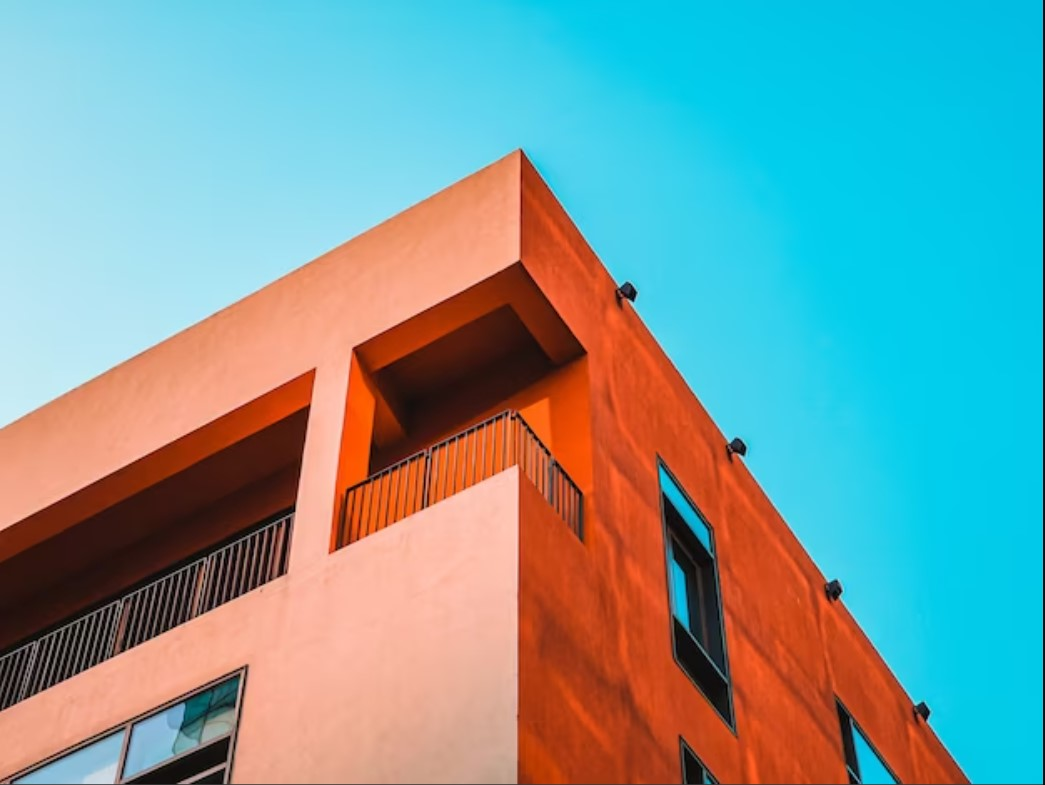
#> input picture 7 sem/PPMP/part1/5/angle.jpg, 1045 x 785 px
$ python lab5.py
#> lines starting #> are read from the running program, lines starting #| are printed output that depends on the picture; after the words box and inside, x2 and y2 are one past the last pixel; in counts of white or black regions, pixels touching at a corner belong together
#-------------------------------------------------------------------------------
# Name:        lab5
# Purpose:
#
# Author:      Ksenya
#
# Created:     24.10.2023
# Copyright:   (c) Ksenya 2023
# Licence:     <your licence>
#-------------------------------------------------------------------------------

import cv2
import numpy as np


# 1. Детекция углов с помощью детектора углов Харриса
angle_image = cv2.imread("angle.jpg")
#> angle_image is the input picture: shape (785, 1045, 3); mean B, G, R 156.6, 156.7, 121.2
gray = cv2.cvtColor(angle_image, cv2.COLOR_BGR2GRAY)
gray = np.float32(gray)
normalized = cv2.normalize(gray, None, 0.0, 1.0, cv2.NORM_MINMAX)
corners = cv2.cornerHarris(normalized, blockSize=2, ksize=3, k=0.04) #ядро собеля для вычисления градиентов, чувствительность к угловым точкам
corners = cv2.dilate(corners, None)
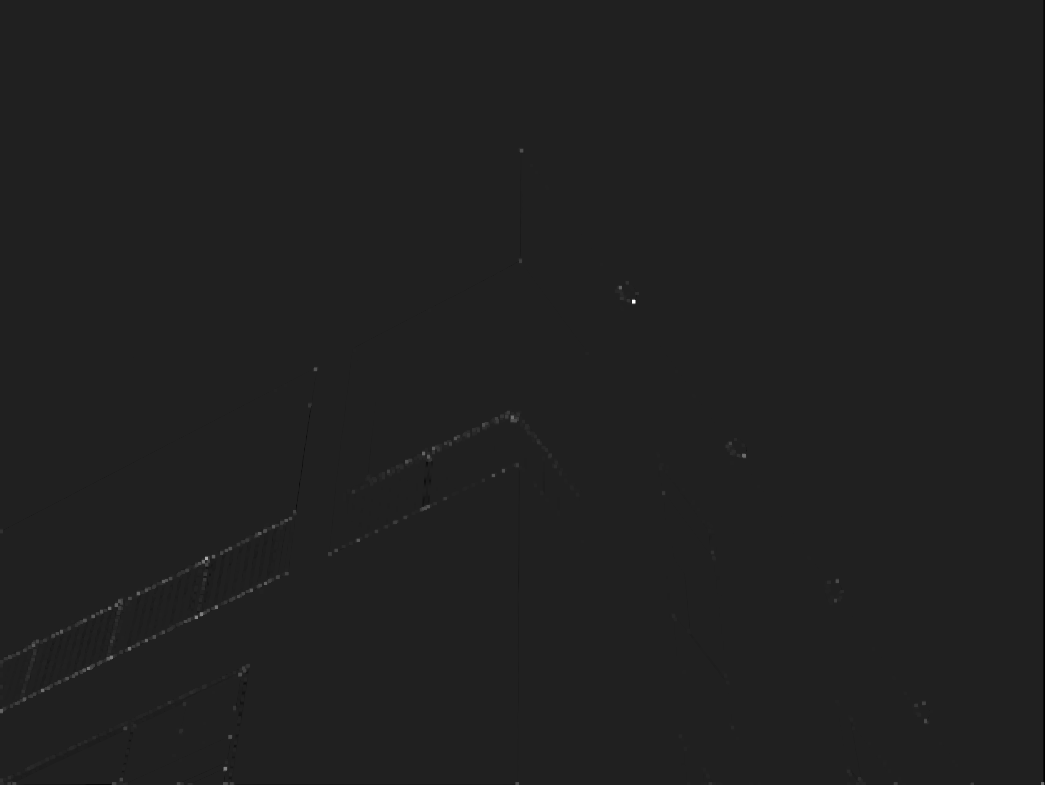
#> corners: shape (785, 1045) float32; min -0.00109, max 0.00748, mean 2.59e-06; drawn with min black and max white
# Маркируем угловые точки
angle_image[corners > 0.01 * corners.max()] = [0, 0, 255]  # Красный цвет
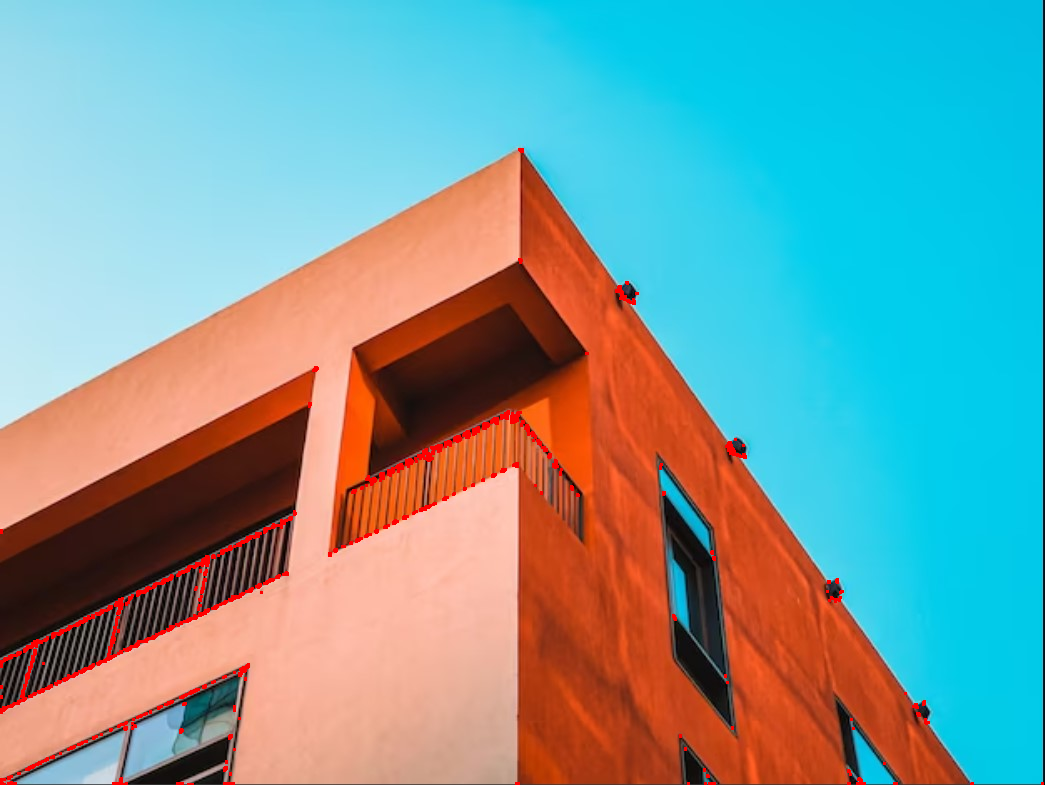
#> angle_image: shape (785, 1045, 3); 0.92% of pixels changed, all inside (x1, y1, x2, y2) = (0, 148, 1044, 785)
cv2.imshow('Edges with Harris detector', angle_image)
cv2.waitKey(0)
cv2.destroyAllWindows()

# 2. Детекция углов с помощью детектора углов Ши Томаси
angle_image = cv2.imread("angle.jpg")
gray = cv2.cvtColor(angle_image, cv2.COLOR_BGR2GRAY)
corners = cv2.goodFeaturesToTrack(gray, maxCorners=100, qualityLevel=0.01, minDistance=10) #хорошие точки
#> corners = 100 rows, first 8: [633, 301], [224, 768], [743, 454], [205, 558], [229, 736], [115, 604], [200, 613], [92, 615]

corners = np.int0(corners)

for corner in corners:
    x, y = corner.ravel()
    cv2.circle(angle_image, (x, y), 3, 255, -1)
#> this loop made 100 passes
#> (x, y) on passes 1 to 12: (633, 301), (224, 768), (743, 454), (205, 558), (229, 736), (115, 604), (200, 613), (92, 615), (137, 593), (42, 689), (272, 526), (109, 657)
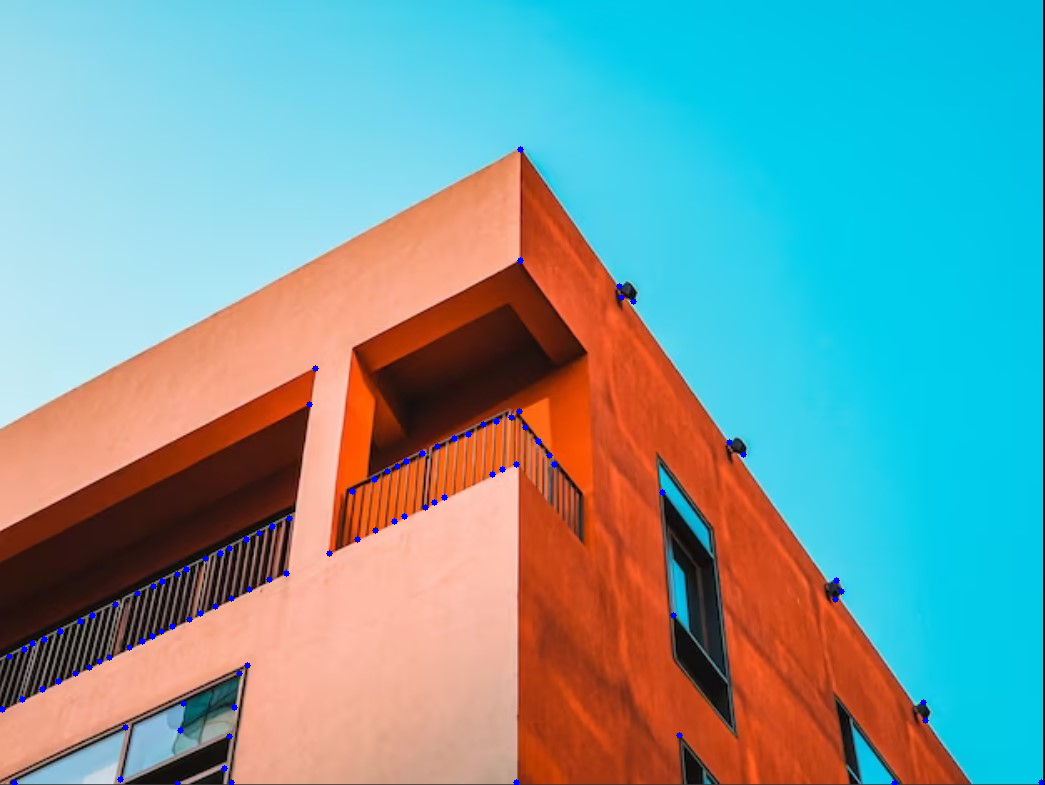
#> angle_image: shape (785, 1045, 3); 0.35% of pixels changed, all inside (x1, y1, x2, y2) = (0, 146, 1045, 785)
cv2.imshow('Edges with Shi-Tomasi detector', angle_image)
cv2.waitKey(0)
cv2.destroyAllWindows()

# 3. Применение аффинных преобразований для поворота изображения
file_path = "listik.jpg"
image = cv2.imread(file_path)
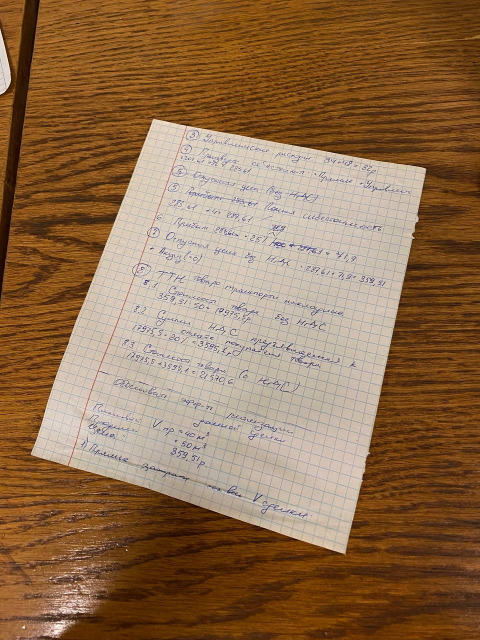
#> input picture 7 sem/PPMP/part1/5/listik.jpg, 960 x 1280 px (shown at 1/2 size)
#> image is the input picture: shape (1280, 960, 3); mean B, G, R 78.6, 111, 144.3
image_with_list_contour = image.copy()
image_gray = cv2.cvtColor(image, cv2.COLOR_BGR2GRAY)
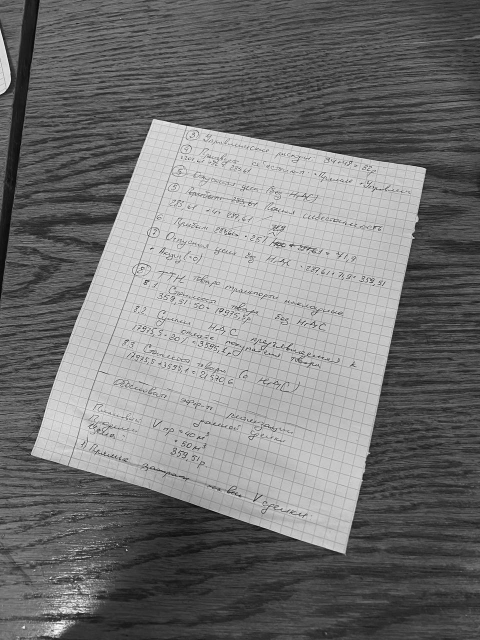
#> image_gray: shape (1280, 960) (shown at 1/2 size); min 1, max 255, mean 117.3

# Пороги для детекции границ
threshold1 = 180
threshold2 = 330
edges = cv2.Canny(image_gray, threshold1, threshold2)
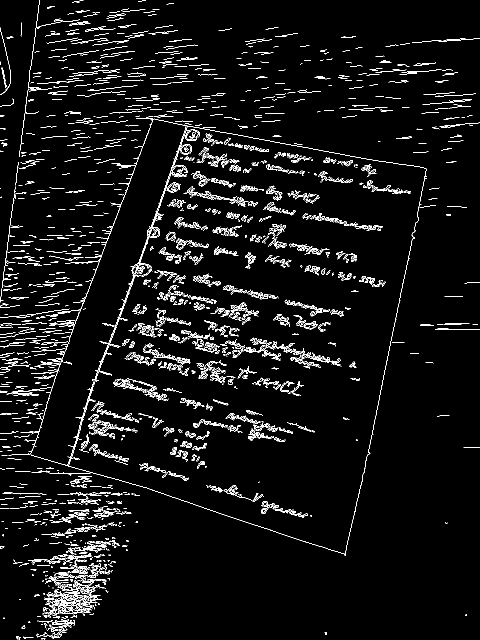
#> edges: shape (1280, 960) (shown at 1/2 size); 4.5% white in thin lines or dots

contours = cv2.findContours(edges.copy(), cv2.RETR_LIST, cv2.CHAIN_APPROX_SIMPLE)[0]
#> contours = 3132 contours, 2873 with area under 20; largest, box (x1, y1, x2, y2) and area: (49, 237, 854, 1111) 455826, (61, 237, 853, 1111) 453904, (522, 1002, 581, 1028) 234, (545, 683, 628, 738) 208, (386, 839, 442, 855) 156
contours = sorted(contours, key=cv2.contourArea, reverse=True)[:5]
#> contours = 5 contours; box (x1, y1, x2, y2) and area: (49, 237, 854, 1111) 455826, (61, 237, 853, 1111) 453904, (522, 1002, 581, 1028) 234, (545, 683, 628, 738) 208, (386, 839, 442, 855) 156
screen_contour = None

# Ищем прямоугольник
for contour in contours:
    peri = cv2.arcLength(contour, True)
    approx_epsilon = 0.04
    approx = cv2.approxPolyDP(contour, approx_epsilon * peri, True)
    if len(approx) == 4:
        screen_contour = approx
        break
#> this loop made 1 pass
#> (peri, approx_epsilon, screen_contour) on pass 1: (4443.9, 0.04, [[301, 238], [57, 902], [691, 1110], [852, 337]])

if screen_contour is not None:
    rect = np.array(screen_contour, dtype="float32")
#> rect = [[301, 238], [57, 902], [691, 1110], [852, 337]]

    dst = np.array([[500, 0], [500, 500], [0, 500], [0, 0]], dtype="float32")

    M = cv2.getPerspectiveTransform(rect, dst)
#> M = [[-0.995, -0.207, 917.4], [-0.171, 0.952, -175.1], [0.000159, 0.000375, 1]]
    image_warped = cv2.warpPerspective(image, M, (500, 500))

    image_warped = cv2.flip(image_warped, 1)
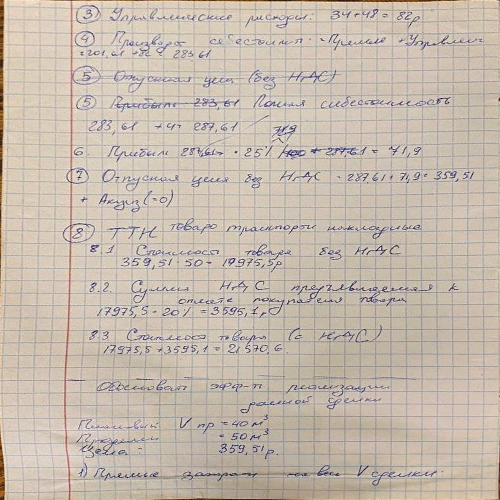
#> image_warped: shape (500, 500, 3); mean B, G, R 174.6, 186.8, 198.6
    cv2.imshow('Warped Image', image_warped)
    cv2.waitKey(0)
    cv2.destroyAllWindows()
